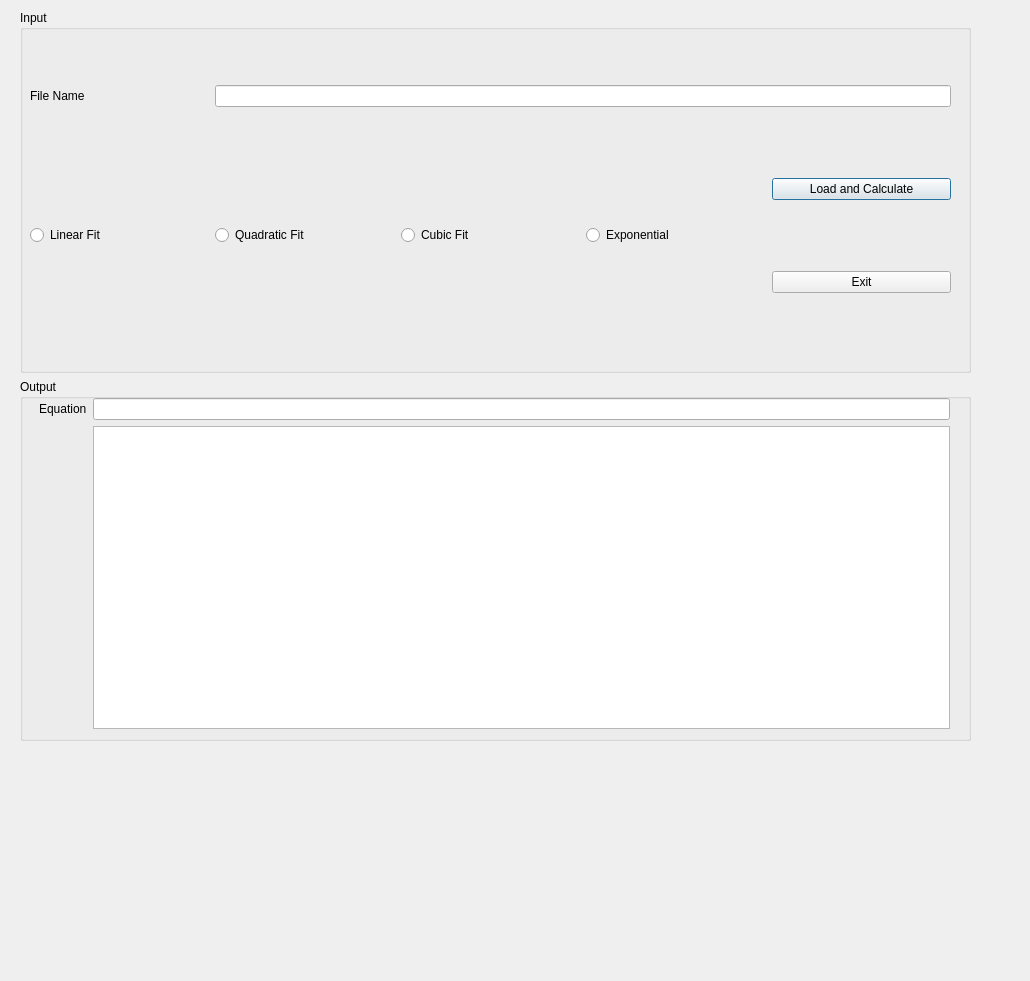
<?xml version="1.0" encoding="UTF-8"?>
<ui version="4.0">
 <class>Dialog</class>
 <widget class="QDialog" name="Dialog">
  <property name="geometry">
   <rect>
    <x>0</x>
    <y>0</y>
    <width>1030</width>
    <height>981</height>
   </rect>
  </property>
  <property name="sizePolicy">
   <sizepolicy hsizetype="Fixed" vsizetype="Fixed">
    <horstretch>0</horstretch>
    <verstretch>0</verstretch>
   </sizepolicy>
  </property>
  <property name="windowTitle">
   <string>Least Square Curve Fitting</string>
  </property>
  <widget class="QWidget" name="gridLayoutWidget">
   <property name="geometry">
    <rect>
     <x>20</x>
     <y>10</y>
     <width>951</width>
     <height>731</height>
    </rect>
   </property>
   <layout class="QGridLayout" name="gridLayout">
    <item row="1" column="0">
     <widget class="QGroupBox" name="groupBox">
      <property name="title">
       <string>Output</string>
      </property>
      <widget class="QWidget" name="gridLayoutWidget_3">
       <property name="geometry">
        <rect>
         <x>19</x>
         <y>19</y>
         <width>911</width>
         <height>331</height>
        </rect>
       </property>
       <layout class="QGridLayout" name="gridLayout_3">
        <item row="0" column="1">
         <widget class="QLineEdit" name="EQ_out"/>
        </item>
        <item row="0" column="0">
         <widget class="QLabel" name="label_2">
          <property name="text">
           <string>Equation</string>
          </property>
         </widget>
        </item>
        <item row="1" column="1">
         <widget class="QGraphicsView" name="graphicsView">
          <property name="sizePolicy">
           <sizepolicy hsizetype="Minimum" vsizetype="Minimum">
            <horstretch>0</horstretch>
            <verstretch>0</verstretch>
           </sizepolicy>
          </property>
         </widget>
        </item>
       </layout>
      </widget>
     </widget>
    </item>
    <item row="0" column="0">
     <widget class="QGroupBox" name="groupBox_2">
      <property name="title">
       <string>Input</string>
      </property>
      <widget class="QWidget" name="gridLayoutWidget_2">
       <property name="geometry">
        <rect>
         <x>10</x>
         <y>10</y>
         <width>921</width>
         <height>341</height>
        </rect>
       </property>
       <layout class="QGridLayout" name="gridLayout_2">
        <item row="0" column="0">
         <widget class="QLabel" name="label">
          <property name="text">
           <string>File Name</string>
          </property>
         </widget>
        </item>
        <item row="0" column="1" colspan="4">
         <widget class="QLineEdit" name="file_line"/>
        </item>
        <item row="2" column="4">
         <widget class="QPushButton" name="calc_but">
          <property name="text">
           <string>Load and Calculate</string>
          </property>
         </widget>
        </item>
        <item row="3" column="4">
         <widget class="QPushButton" name="Exit_but">
          <property name="text">
           <string>Exit</string>
          </property>
         </widget>
        </item>
        <item row="2" column="3" rowspan="2">
         <widget class="QRadioButton" name="ex_but">
          <property name="text">
           <string>Exponential</string>
          </property>
         </widget>
        </item>
        <item row="2" column="2" rowspan="2">
         <widget class="QRadioButton" name="cub_but">
          <property name="text">
           <string>Cubic Fit</string>
          </property>
         </widget>
        </item>
        <item row="2" column="1" rowspan="2">
         <widget class="QRadioButton" name="quad_but">
          <property name="text">
           <string>Quadratic Fit</string>
          </property>
         </widget>
        </item>
        <item row="2" column="0" rowspan="2">
         <widget class="QRadioButton" name="lin_but">
          <property name="text">
           <string>Linear Fit</string>
          </property>
         </widget>
        </item>
       </layout>
      </widget>
     </widget>
    </item>
   </layout>
  </widget>
 </widget>
 <resources/>
 <connections/>
</ui>
